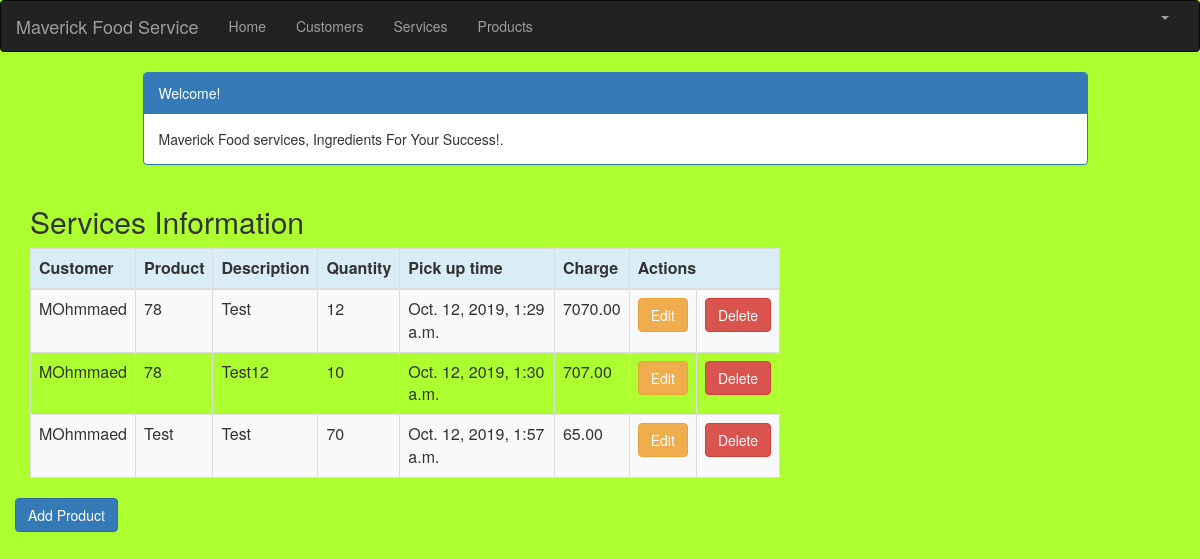
The page /product_list (signed in) on the database its author committed.
### crm/models.py (models this page shows, shortened)
class Product(models.Model):
    cust_name = models.ForeignKey(Customer, on_delete=models.CASCADE, related_name='products')
    product = models.CharField(max_length=100)
    p_description = models.TextField()
    quantity = models.IntegerField()
    pickup_time = models.DateTimeField(
        default=timezone.now)
    charge = models.DecimalField(max_digits=10, decimal_places=2)
    created_date = models.DateTimeField(
        default=timezone.now)
    updated_date = models.DateTimeField(auto_now_add=True)

class Customer(models.Model):
    cust_name = models.CharField(max_length=50)
    organization = models.CharField(max_length=100, blank=True)
    role = models.CharField(max_length=100)
    email = models.EmailField(max_length=100)
    bldgroom = models.CharField(max_length=100)
    address = models.CharField(max_length=200)
    account_number = models.IntegerField(blank=False, null=False)
    city = models.CharField(max_length=50)
    state = models.CharField(max_length=50)
    zipcode = models.CharField(max_length=10)
    phone_number = models.CharField(max_length=50)
    created_date = models.DateTimeField(
        default=timezone.now)
    updated_date = models.DateTimeField(auto_now_add=True)
    def __str__(self):
        return str(self.cust_name)

### crm/views.py (the view)
# urls.py: path('product_list', views.product_list, name='product_list'),
@login_required
def product_list(request):
   products = Product.objects.filter(created_date__lte=timezone.now())
   return render(request, 'crm/product_list.html', {'products': products})

### crm/templates/crm/product_list.html (shortened to what this page needs)
{% extends 'crm/base.html' %}
{% block content %}
    <html>
    <head>
        <link rel="stylesheet" href="https://maxcdn.bootstrapcdn.com/bootstrap/3.3.4/css/bootstrap.min.css">
    </head>
    <body>
    <div class="container">
        <div class="row">
            <div class="col-md-10 col-md-offset-1">
                <div class="panel panel-primary">
                    <div class="panel-heading">Welcome!</div>
                    <div class="panel-body">
                        Maverick Food services, Ingredients For Your Success!.
                    </div>
                </div>
            </div>
        </div>
    </div>
    <div class="row">
        <h2 style="padding-left: 15Px">Services Information</h2>
    </div>
    <div>
        <table class="table table-striped table-bordered table-hover">
            <thead>
            <tr class="bg-info">
                <th>Customer</th>
                <th>Product</th>
                <th>Description</th>
                <th>Quantity</th>
                <th>Pick up time</th>
                <th>Charge</th>
                <th colspan="3">Actions</th>
            </tr>
            </thead>
            <tbody>
            {% for service in products %}
                <tr>
                    <td>{{ service.cust_name }}</td>
                    <td>{{ service.product }}</td>
                     <td>{{ service.p_description }}</td>
                    <td>{{ service.quantity }}</td>
                    <td>{{ service.pickup_time }}</td>
                    <td>{{ service.charge }}</td>
                   <td><a href="{% url 'crm:product_edit' pk=service.pk %}"
                           class="btn btn-warning">Edit</a></td>
                    <td><a href="{%url 'crm:product_delete' pk=service.pk %}"
onclick="return confirm('Are you sure you want to delete?')"
                           class="btn btn-danger">Delete</a>
                    </td>
                </tr>
            {% endfor %}
            </tbody>
        </table>
    <div class="row">
         <a href="{% url 'crm:product_new' %}" class="row"><span
                    class="btn btn-primary">Add Product</span></a>
     </div>
    </div>
    </body>
    </html>
{% endblock %}

### crm/templates/crm/product_list.html (style rules this page uses)
body { background-color: greenyellow; }

### rows shown on the page
Product: cust_name "MOhmmaed", product "78", p_description "Test", quantity "12", pickup_time "Oct. 12, 2019, 1:29 a.m.", charge "7070.00"
Product: cust_name "MOhmmaed", product "78", p_description "Test12", quantity "10", pickup_time "Oct. 12, 2019, 1:30 a.m.", charge "707.00"
Product: cust_name "MOhmmaed", product "Test", p_description "Test", quantity "70", pickup_time "Oct. 12, 2019, 1:57 a.m.", charge "65.00"
